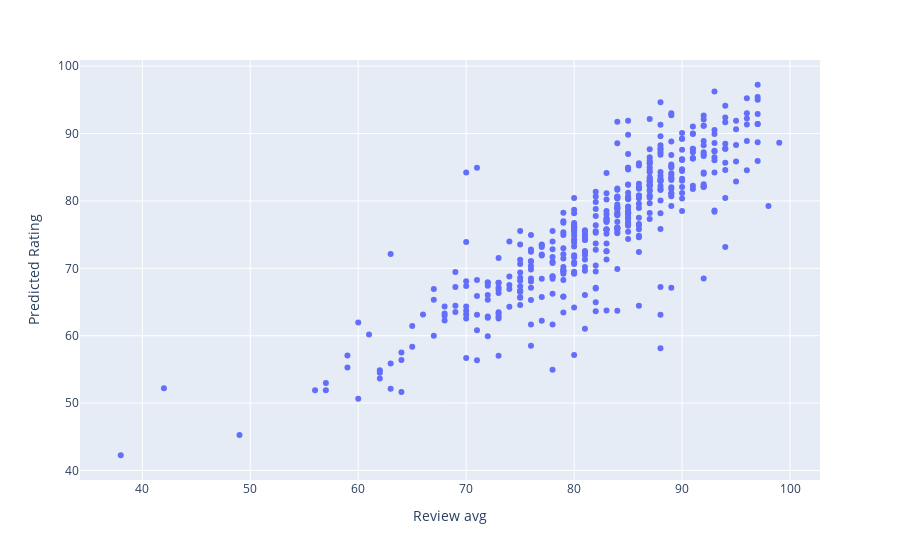

The notebook cell saved with this chart:
### Code cell
# scatter plot
fig = px.scatter(scores_comp, x="Review avg", y="Predicted Rating", hover_name= 'Game')
fig

### Figure 1 — Plotly figure (JSON) as saved in the notebook; plotly's stock layout.template omitted (floating-point values rounded to 4 significant figures; data arrays with more than 128 entries replaced by an {"elided": "..."} marker saying what was removed)
{"data": [{"hovertemplate": "<b>%{hovertext}</b><br><br>Review avg=%{x}<br>Predicted Rating=%{y}<extra></extra>", "hovertext": {"elided": "443 str values"}, "legendgroup": "", "marker": {"color": "#636efa", "symbol": "circle"}, "mode": "markers", "name": "", "orientation": "v", "showlegend": false, "type": "scatter", "x": {"elided": "443 int values"}, "xaxis": "x", "y": {"elided": "443 float values"}, "yaxis": "y"}], "layout": {"legend": {"tracegroupgap": 0}, "margin": {"t": 60}, "xaxis": {"anchor": "y", "domain": [0, 1], "title": {"text": "Review avg"}}, "yaxis": {"anchor": "x", "domain": [0, 1], "title": {"text": "Predicted Rating"}}}}
